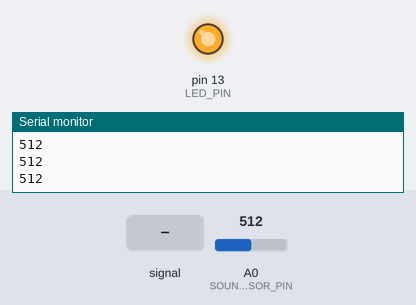
The sketch below on a simulated Arduino Uno, built with avr-gcc and run on an emulated ATmega328P. On the bench: output pins drawn as LEDs (lit = HIGH), the last lines printed to the serial monitor. Inputs (shaded band) come from the test bench; at power-on: A0 (SOUND_SENSOR_PIN) = 512.

Above: at 1.2 s.
1.3 s: A0 (SOUND_SENSOR_PIN) fed a 200 Hz sine of ±460 counts around its level
At 2.95 s:
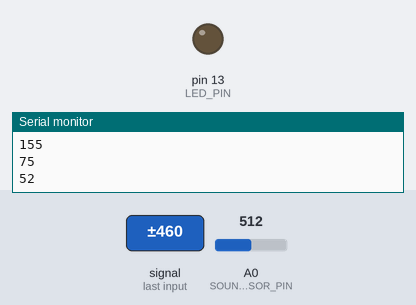
4.3 s: A0 (SOUND_SENSOR_PIN) set to 58
5.8 s: A0 (SOUND_SENSOR_PIN) set to 50
At 6.4 s:
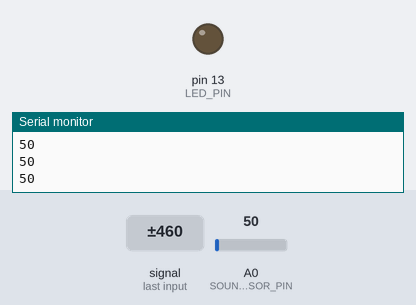
7.3 s: A0 (SOUND_SENSOR_PIN) set to 122
At 7.7 s:
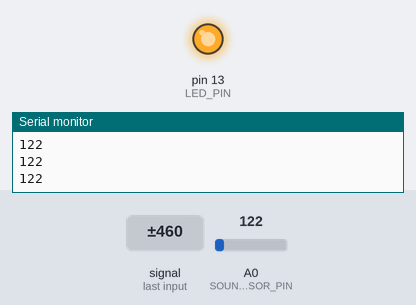
Timing chart, 0 to 9.8 s (numbered marks = the images above; inputs shaded):
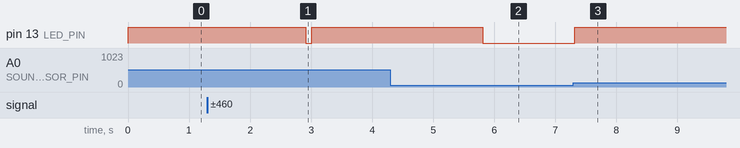

Measured:
- after the input at 1.3 s, pin 13 (LED_PIN): HIGH → LOW after 1.6 s, → HIGH 0.10 s later
- after the input at 5.8 s, pin 13 (LED_PIN): HIGH → LOW at once
- after the input at 7.3 s, pin 13 (LED_PIN): LOW → HIGH at once

The sketch:

sample_sound_redone.ino
```cpp
const int SOUND_SENSOR_PIN = A0; // Analog Output from Sound Sensor
const int LED_PIN = 13;           // LED connected to pin 13
const int THRESHOLD = 52;       // Threshold value for sound level

void setup() {
  // Initialize serial communication
  Serial.begin(9600);

  // Set the LED pin as output
  pinMode(LED_PIN, OUTPUT);
}

void loop() {
  // Read the analog value from the sound sensor
  int soundLevel = analogRead(SOUND_SENSOR_PIN);

  // Print the sound level to the serial monitor
  Serial.println(soundLevel);

  // If sound level is above the threshold, turn on the LED
  if (soundLevel > THRESHOLD) {
    digitalWrite(LED_PIN, HIGH);
  } else {
    // Otherwise, turn off the LED
    digitalWrite(LED_PIN, LOW);
  }

  // Small delay to allow for readable serial output
  delay(100);
}
```
